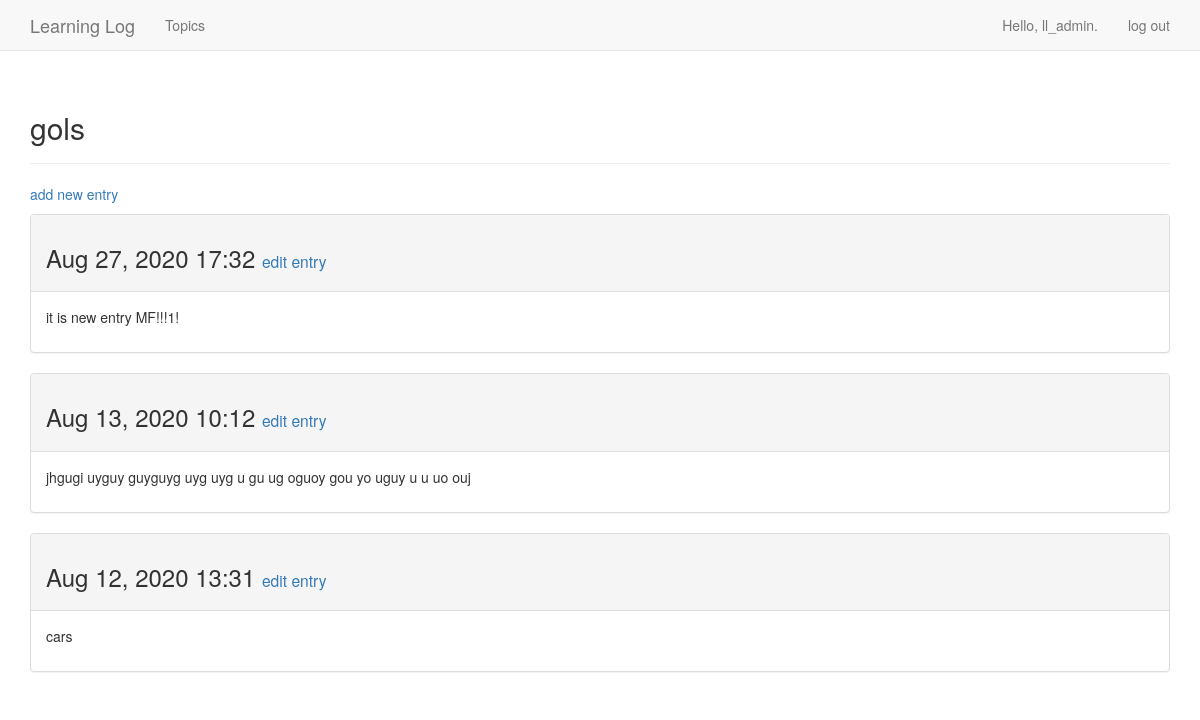
The page /topics/3/ (signed in) on the database its author committed.
### learning_logs/models.py (models this page shows, shortened)
class Topic(models.Model):
    text = models.CharField(max_length=200)
    date_added = models.DateTimeField(auto_now_add=True)
    owner = models.ForeignKey(User, on_delete=models.CASCADE)
    def __str__(self):
        return self.text

class Entry(models.Model):
    topic = models.ForeignKey(Topic, on_delete=models.CASCADE)
    text = models.TextField()
    date_added = models.DateTimeField(auto_now_add=True)
    class Meta:
        verbose_name_plural = 'entries'

### learning_logs/views.py (the view)
# urls.py: path('topics/<topic_id>/', views.topic, name='topic'),
@login_required()
def topic(request, topic_id):
    topic = Topic.objects.get(id=topic_id)
    if topic.owner != request.user:
        raise Http404
    entries = topic.entry_set.order_by('-date_added')
    context = {'topic': topic, 'entries': entries}
    return render(request, 'learning_logs/topic.html', context)

### learning_logs/templates/learning_logs/topic.html (shortened to what this page needs)
<!DOCTYPE html>
<html lang="en">
<head>
</head>
<body>
    {% extends 'learning_logs/base.html' %}
    {% block header %}
        <h2>{{ topic }}</h2>
    {% endblock header %}
    {% block content %}
        <p>
            <a href="{% url 'learning_logs:new_entry' topic.id %}">add new entry</a>
        </p>
        {% for entry in entries %}
            <div class="panel panel-default">
                <div class="panel-heading">
                    <h3>
                        {{ entry.date_added|date:'M d, Y H:i' }}
                        <small>
                            <a href="{% url 'learning_logs:edit_entry' entry.id %}">
                                edit entry</a>
                        </small>
                    </h3>
                </div>
                <div class="panel-body">
                    {{ entry.text|linebreaks }}
                </div>
            </div>
            {% empty %}
            There are no entries for this topic yet.
        {% endfor %}
    {% endblock content %}

### learning_logs/templates/learning_logs/base.html (shortened to what this page needs)
<!DOCTYPE html>
{% load bootstrap3 %}
<html lang="en">
<head>
    {% bootstrap_css %}
</head>
<body>
    <nav class="navbar navbar-default navbar-static-top">
        <div class="container">
            <div class="navbar-header">
                <a class="navbar-brand" href="{% url 'learning_logs:index' %}">
                    Learning Log</a>
            </div>
            <div id="navbar" class="navbar-collapse collapse">
                <ul class="nav navbar-nav">
                    <li><a href="{% url 'learning_logs:topics' %}">Topics</a></li>
                </ul>
                <ul class="nav navbar-nav navbar-right">
                    {% if user.is_authenticated %}
                    <li><a>Hello, {{ user.username }}.</a></li>
                    <li><a href="{% url 'users:logout' %}">log out</a></li>
                    {% else %}
                    <li><a href="{% url 'users:register' %}">register</a></li>
                    <li><a href="{% url 'users:login' %}">log in</a></li>
                    {% endif %}
                </ul>
            </div>
        </div>
    </nav>
    <div class="container">
        <div class="page-header">
            {% block header %}{% endblock header %}
        </div>
        <div>
            {% block content %}{% endblock content %}
        </div>
    </div>
</body>
</html>

### rows shown on the page
Topic: text "gols"
Entry: date_added "Aug 27, 2020 17:32", text "it is new entry MF!!!1!"
Entry: date_added "Aug 13, 2020 10:12", text "jhgugi uyguy guyguyg uyg uyg u gu ug oguoy gou yo uguy u u uo ouj"
Entry: date_added "Aug 12, 2020 13:31", text "cars"

### other values the page prints
{{ user.username }} "ll_admin"
